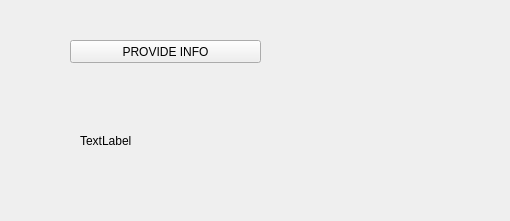
<?xml version="1.0" encoding="UTF-8"?>
<ui version="4.0">
 <class>Widget</class>
 <widget class="QWidget" name="Widget">
  <property name="geometry">
   <rect>
    <x>0</x>
    <y>0</y>
    <width>510</width>
    <height>221</height>
   </rect>
  </property>
  <property name="windowTitle">
   <string>Widget</string>
  </property>
  <widget class="QPushButton" name="provideInfopushButton">
   <property name="geometry">
    <rect>
     <x>70</x>
     <y>40</y>
     <width>191</width>
     <height>23</height>
    </rect>
   </property>
   <property name="text">
    <string>PROVIDE INFO</string>
   </property>
  </widget>
  <widget class="QLabel" name="infolabel">
   <property name="geometry">
    <rect>
     <x>80</x>
     <y>120</y>
     <width>101</width>
     <height>41</height>
    </rect>
   </property>
   <property name="text">
    <string>TextLabel</string>
   </property>
  </widget>
 </widget>
 <resources/>
 <connections/>
</ui>
